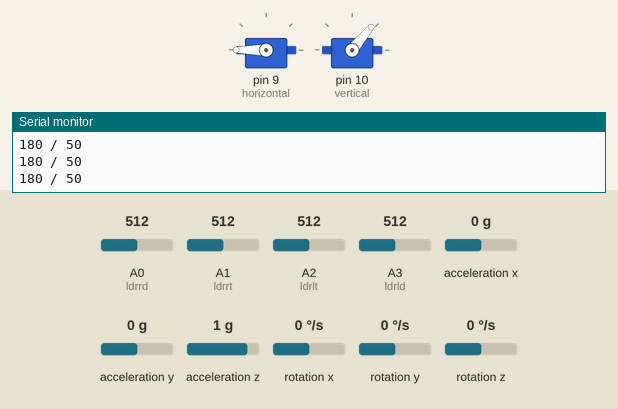
Recording of a sketch running on a simulated Arduino Uno, built with avr-gcc and run on an emulated ATmega328P. Shown: 2 × servo, the last lines printed to the serial monitor. The test bench sets the inputs (shaded band); at power-on: A0 (ldrrd) = 512, A2 (ldrlt) = 512, A3 (ldrld) = 512, A1 (ldrrt) = 512, acceleration x 0 g, acceleration y 0 g, acceleration z 1 g, rotation x 0 °/s, rotation y 0 °/s, rotation z 0 °/s.

Above: at 5.2 s.
5.3 s: A0 (ldrrd) set to 523
6.8 s: A0 (ldrrd) set to 544
At 8.0 s:
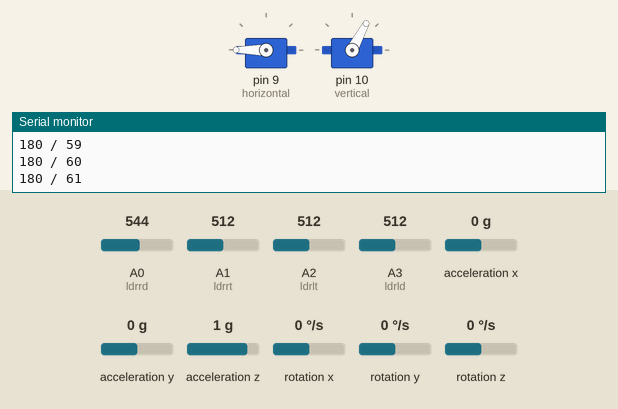
9.8 s: A2 (ldrlt) set to 537
At 9.8 s:
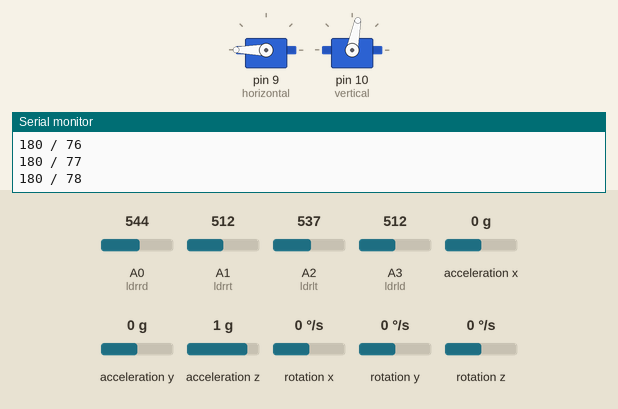
11.3 s: A3 (ldrld) set to 526
At 12.57 s:
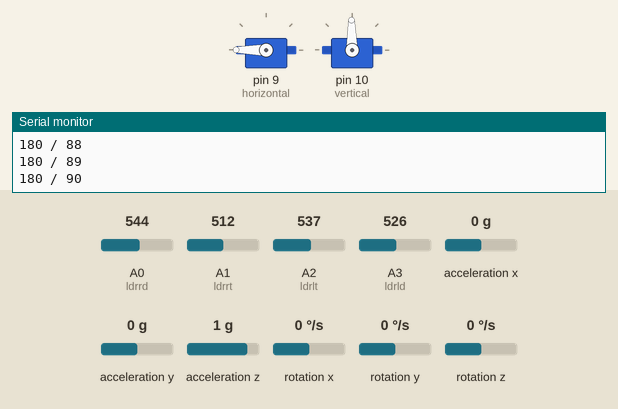
14.3 s: A1 (ldrrt) set to 306
At 14.55 s:
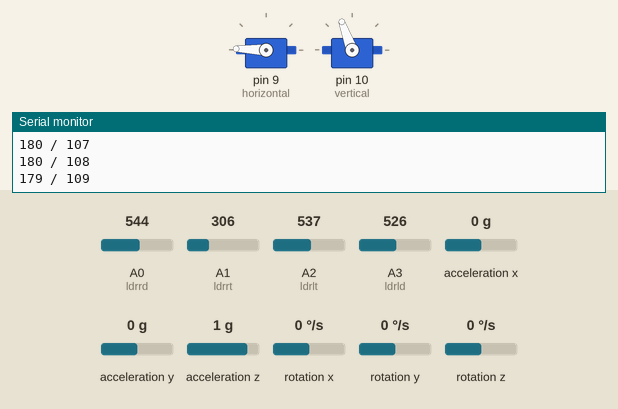
17.3 s: A3 (ldrld) set to 170
At 17.35 s:
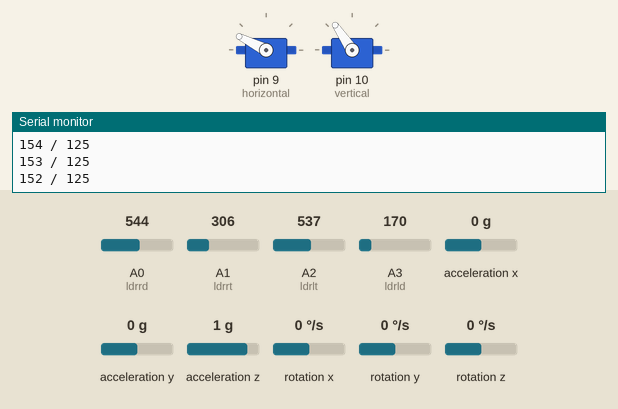
Timing chart, 0 to 21.3 s (numbered marks = the images above; inputs shaded):
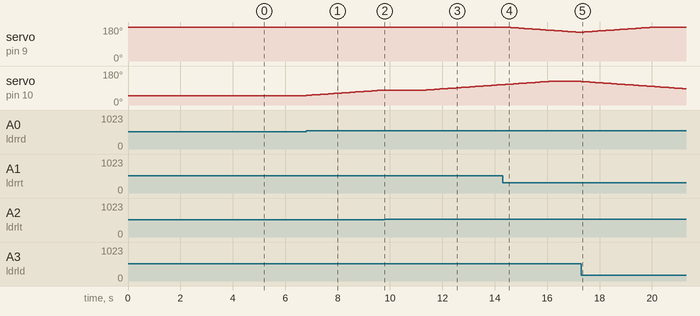

The sketch:

solar_tracker_v2.ino
```cpp
///yang fix
#include <Servo.h > // include Servo library
#include <SoftwareSerial.h>
SoftwareSerial serialwifi(2, 3); // RX | TX
#include <Wire.h>
#include <MPU6050.h>
MPU6050 mpu;
unsigned long timer = 0;
float timeStep = 0.01;
unsigned long Milliswifi = 0; //inisialisasi waktu kirim
// constants won't change :
const long intervalwifi = 3000;           // interval at which to blink (milliseconds)

// sudut_elevasi, sudut_azimuth and sudut_azimuth values
float sudut_elevasi = 0;
float sudut_azimuth = 0;
float yaw = 0;
Servo vertical; // horizontal servo
int azimuth = 180; // 90;     // stand horizontal servo
int setazimuth = 0; // 90;     // stand horizontal servo

int azimuthLimitHigh = 180;
int azimuthLimitLow = 0;

// 45 degrees MAX
Servo horizontal; // vertical servo
int elevasi = 50; //   90;     // stand vertical servo
int setelevasi = 0; //   90;     // stand vertical servo
int elevasiLimitHigh = 50;
int elevasiLimitLow = 125;

// LDR pin connections
//  name  = analogpin;
//int ldrrd = A5; //LDR kanan bawah
//int ldrrt = A4; //LDR kanan atas
//int ldrlt = A3; //ldr kiri atas
//int ldrld = A2; //LDR kiri bawah
//
int ldrrd = A0; //LDR kanan bawah
int ldrrt = A1; //LDR kanan atas
int ldrlt = A2; //ldr kiri atas
int ldrld = A3; //LDR kiri bawah
    int tc = 100;
    int tol = 10;
int iterasi=0;
String str;
unsigned long previousMillis = 0;        // will store last time LED was updated

// constants won't change:
const long interval = 3000;           // interval at which to blink (milliseconds)
void setup() {
     Serial.begin(115200);
  serialwifi.begin(115200);
    horizontal.attach(9);
    vertical.attach(10);
    horizontal.write(azimuth);
    vertical.write(elevasi);
      Wire.begin();
  while (!mpu.begin(MPU6050_SCALE_2000DPS, MPU6050_RANGE_2G)) {
    Serial.println("Could not find a valid MPU6050 sensor, check wiring!");
    delay(500);
  }
  delay(2000);
//  mpu.calibrateGyro();
  delay(2000);
//     lcd.init();                      // initialize the lcd
//  // Print a message to the LCD.
//  lcd.backlight();
// lcd.setCursor(0,0);
//  lcd.print("Solar Tracker");
//  lcd.setCursor(0,1);
//  lcd.print("Nila C.N.");
//    delay(1000);
}

void loop() {
//  lcd.clear();
    int lt = analogRead(ldrlt); // top left
    int rt = analogRead(ldrrt); // top right
    int ld = analogRead(ldrld); // down left
    int rd = analogRead(ldrrd); // down rigt

    int rataatas = (lt + rt) / 2; // rata2 atas
    int ratabawah = (ld + rd) / 2; // rata2 bawah
    int ratakiri = (lt + ld) / 2; // rata2 kiri
    int ratakanan = (rt + rd) / 2; // rata2 kanan
//Serial.println(String()+"kiriatas = "+lt+" kiribawah = "+ld+" kananatas = "+rt+" kananbawah = "+rd);
//Serial.println(String()+"rataatas = "+rataatas+" ratabawah = "+ratabawah+" ratakiri = "+rataatas+" ratakanan = "+ratakanan);
    int error_vert = rataatas - ratabawah; // check beda  atas dan bawah
    int error_horizontal = ratakiri - ratakanan; // check beda  kiri and kanan
//    Serial.println(String()+"Error vert = "+error_vert+" error hor = "+error_horizontal);
//     lcd.setCursor(0,0);
//  lcd.print("Vert/Hor || X/Y");
//  lcd.setCursor(0,1);
//  lcd.print(error_vert);
//  lcd.print("/");
//  lcd.print(error_horizontal);
//  lcd.print(" || ");
//  lcd.print(elevasi);
//  lcd.print("/");
//  lcd.print(azimuth);

//str =String('0')+String(rataatas)+String('b')+String(ratabawah)+String('b')+String(ratakiri)+String('b')+String(ratakanan)+String('b')+String(tc)+String('b')+String(tol);
     timer = millis();

  // Read normalized values
  Vector norm = mpu.readNormalizeGyro();

  // Calculate sudut_elevasi, sudut_azimuth and sudut_azimuth
  sudut_elevasi = sudut_elevasi + norm.YAxis * timeStep;
  sudut_azimuth = sudut_azimuth + norm.XAxis * timeStep;
//  yaw = yaw + norm.ZAxis * timeStep;

  // Output raw
//  Serial.print(" sudut_elevasi = ");
//  Serial.print(sudut_elevasi);
//  Serial.print(" sudut_azimuth = ");
//  Serial.print(sudut_azimuth);

    if (-1 * tol > error_vert || error_vert > tol) // selisih rata2 atas dgn toleransi
    {
      iterasi++;
//      Serial.println(String()+"iterasi ke "+iterasi);
        if (rataatas > ratabawah) // perbandingan atas dn bawah
        {
            elevasi -=1;
            if (elevasi < elevasiLimitHigh) {
                elevasi = elevasiLimitHigh;
            }
        } else if (rataatas < ratabawah) {
            elevasi +=1;
            if (elevasi > elevasiLimitLow) {
                elevasi = elevasiLimitLow;
            }
        }else if (rataatas = ratabawah) {
        }
            if  (setelevasi!=elevasi){
       vertical.write(elevasi);
    setelevasi=elevasi;
}
//        Serial.println(String()+"X = " + elevasi+" Y = " + azimuth);
    }
    if (-1 * tol > error_horizontal || error_horizontal > tol) {
      iterasi++;
//      Serial.println(String()+"iterasi ke "+iterasi);
        if (ratakiri > ratakanan) {
            azimuth -=1;
            if (azimuth < azimuthLimitLow) {
                azimuth = azimuthLimitLow;
            }
        } else if (ratakiri < ratakanan) {
            azimuth +=1;
            if (azimuth > azimuthLimitHigh) {
                azimuth = azimuthLimitHigh;
            }
        } else if (ratakiri = ratakanan) {
        }
if  (setazimuth!=azimuth){
    horizontal.write(azimuth);
    setazimuth=azimuth;
}
    }
delay(tc);
String str = "/update/" + String(rataatas) + "X" + String(ratabawah) + "X" + String(ratakanan)+ "X" + String(ratakiri)+ "X" + String(sudut_elevasi)+ "X" + String(sudut_azimuth)+ "X" + String(elevasi)+ "X" + String(azimuth);
//    serialwifi.println(str);
//    Serial.println(str);
Serial.print(azimuth);
Serial.print(" / ");
Serial.println(elevasi);
unsigned long currentMillis = millis();

unsigned long Milliswifi = millis();
  if (currentMillis - previousMillis >= interval) {
    // save the last time you blinked the LED
    previousMillis = currentMillis;
    serialwifi.println(str);
  }
}
```

Measured:
- the behaviour switches between 533 and 534 on A0 (ldrrd) (found by bisection; images 0 and 1)
- the behaviour switches between 523 and 524 on A2 (ldrlt) (found by bisection; images 1 and 2)
- the behaviour switches between 525 and 526 on A3 (ldrld) (found by bisection; images 2 and 3)
- after the input at 6.8 s, servo on pin 10 (vertical): moves from 50° to 79° over 2.9 s, starting at once
- after the input at 9.8 s, servo on pin 10 (vertical): stays 79° (without the input it goes to 80° after 0.02 s)
- after the input at 11.3 s, servo on pin 10 (vertical): moves from 79° to 108° over 2.9 s, starting after 0.08 s
- after the input at 14.3 s, servo on pin 9 (horizontal): moves from 180° to 152° over 2.8 s, starting after 0.09 s
- after the input at 17.3 s, servo on pin 10 (vertical): moves from 125° to 86° over 4.0 s, starting at once
